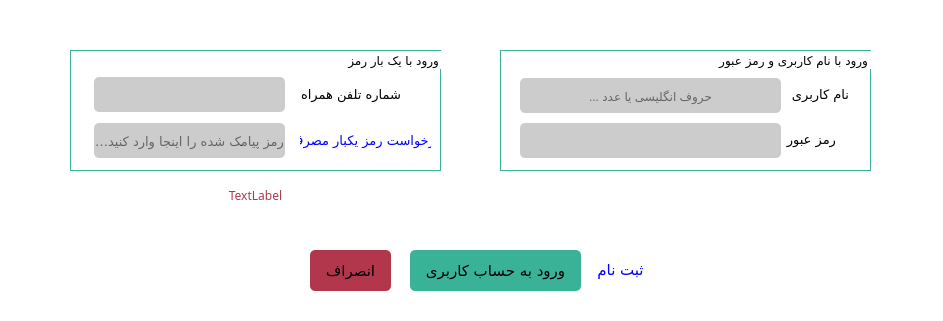
<?xml version="1.0" encoding="UTF-8"?>
<ui version="4.0">
 <class>login_form</class>
 <widget class="QDialog" name="login_form">
  <property name="windowModality">
   <enum>Qt::ApplicationModal</enum>
  </property>
  <property name="geometry">
   <rect>
    <x>0</x>
    <y>0</y>
    <width>943</width>
    <height>321</height>
   </rect>
  </property>
  <property name="minimumSize">
   <size>
    <width>943</width>
    <height>321</height>
   </size>
  </property>
  <property name="maximumSize">
   <size>
    <width>943</width>
    <height>321</height>
   </size>
  </property>
  <property name="windowTitle">
   <string>ورود به سیستم</string>
  </property>
  <property name="styleSheet">
   <string notr="true">background-color:white;
</string>
  </property>
  <property name="sizeGripEnabled">
   <bool>false</bool>
  </property>
  <property name="modal">
   <bool>true</bool>
  </property>
  <widget class="QPushButton" name="btn_enter_acnt">
   <property name="enabled">
    <bool>true</bool>
   </property>
   <property name="geometry">
    <rect>
     <x>410</x>
     <y>250</y>
     <width>171</width>
     <height>41</height>
    </rect>
   </property>
   <property name="font">
    <font>
     <family>IRANSans</family>
     <pointsize>11</pointsize>
     <kerning>false</kerning>
    </font>
   </property>
   <property name="cursor">
    <cursorShape>PointingHandCursor</cursorShape>
   </property>
   <property name="mouseTracking">
    <bool>true</bool>
   </property>
   <property name="focusPolicy">
    <enum>Qt::TabFocus</enum>
   </property>
   <property name="layoutDirection">
    <enum>Qt::RightToLeft</enum>
   </property>
   <property name="styleSheet">
    <string notr="true">border-radius: 5px;
background-color:rgb(58, 178, 151);</string>
   </property>
   <property name="text">
    <string>ورود به حساب کاربری</string>
   </property>
   <property name="flat">
    <bool>false</bool>
   </property>
  </widget>
  <widget class="QPushButton" name="btn_cancel_login">
   <property name="enabled">
    <bool>true</bool>
   </property>
   <property name="geometry">
    <rect>
     <x>310</x>
     <y>250</y>
     <width>81</width>
     <height>41</height>
    </rect>
   </property>
   <property name="font">
    <font>
     <family>IRANSans</family>
     <pointsize>11</pointsize>
     <kerning>false</kerning>
    </font>
   </property>
   <property name="cursor">
    <cursorShape>PointingHandCursor</cursorShape>
   </property>
   <property name="mouseTracking">
    <bool>true</bool>
   </property>
   <property name="focusPolicy">
    <enum>Qt::TabFocus</enum>
   </property>
   <property name="layoutDirection">
    <enum>Qt::RightToLeft</enum>
   </property>
   <property name="styleSheet">
    <string notr="true">border-radius: 5px;
background-color:rgb(178, 55, 77);</string>
   </property>
   <property name="text">
    <string>انصراف</string>
   </property>
   <property name="flat">
    <bool>false</bool>
   </property>
  </widget>
  <widget class="QPushButton" name="btn_sign_up">
   <property name="enabled">
    <bool>true</bool>
   </property>
   <property name="geometry">
    <rect>
     <x>585</x>
     <y>260</y>
     <width>71</width>
     <height>20</height>
    </rect>
   </property>
   <property name="font">
    <font>
     <family>B Yekan</family>
     <pointsize>11</pointsize>
     <kerning>false</kerning>
    </font>
   </property>
   <property name="cursor">
    <cursorShape>PointingHandCursor</cursorShape>
   </property>
   <property name="mouseTracking">
    <bool>true</bool>
   </property>
   <property name="focusPolicy">
    <enum>Qt::TabFocus</enum>
   </property>
   <property name="layoutDirection">
    <enum>Qt::RightToLeft</enum>
   </property>
   <property name="styleSheet">
    <string notr="true">border:0px;
color:blue;</string>
   </property>
   <property name="text">
    <string>ثبت نام</string>
   </property>
   <property name="flat">
    <bool>false</bool>
   </property>
  </widget>
  <widget class="QGroupBox" name="gbox_user_pass">
   <property name="geometry">
    <rect>
     <x>500</x>
     <y>50</y>
     <width>371</width>
     <height>121</height>
    </rect>
   </property>
   <property name="font">
    <font>
     <family>IRANSans</family>
     <pointsize>9</pointsize>
    </font>
   </property>
   <property name="styleSheet">
    <string notr="true">border: 1px solid rgb(58, 178, 151);</string>
   </property>
   <property name="title">
    <string>ورود با نام کاربری و رمز عبور </string>
   </property>
   <property name="alignment">
    <set>Qt::AlignRight|Qt::AlignTop|Qt::AlignTrailing</set>
   </property>
   <widget class="QLineEdit" name="lineEdit_password">
    <property name="geometry">
     <rect>
      <x>20</x>
      <y>73</y>
      <width>261</width>
      <height>35</height>
     </rect>
    </property>
    <property name="minimumSize">
     <size>
      <width>0</width>
      <height>35</height>
     </size>
    </property>
    <property name="styleSheet">
     <string notr="true">border:solid 5px;
background-color:rgb(204, 204, 204);
border-radius:5px;
font: 11pt &quot;B Homa&quot;;</string>
    </property>
    <property name="echoMode">
     <enum>QLineEdit::Password</enum>
    </property>
    <property name="alignment">
     <set>Qt::AlignCenter</set>
    </property>
   </widget>
   <widget class="QLineEdit" name="lineEdit_username">
    <property name="geometry">
     <rect>
      <x>20</x>
      <y>28</y>
      <width>261</width>
      <height>35</height>
     </rect>
    </property>
    <property name="minimumSize">
     <size>
      <width>0</width>
      <height>35</height>
     </size>
    </property>
    <property name="styleSheet">
     <string notr="true">border:solid 5px;
background-color:rgb(204, 204, 204);
border-radius:5px;
font: 10pt &quot;B Homa&quot;;</string>
    </property>
    <property name="alignment">
     <set>Qt::AlignCenter</set>
    </property>
    <property name="placeholderText">
     <string>حروف انگلیسی یا عدد ...</string>
    </property>
   </widget>
   <widget class="QLabel" name="label">
    <property name="geometry">
     <rect>
      <x>288</x>
      <y>34</y>
      <width>61</width>
      <height>21</height>
     </rect>
    </property>
    <property name="font">
     <font>
      <family>IRANSans</family>
      <pointsize>10</pointsize>
      <weight>50</weight>
      <italic>false</italic>
      <bold>false</bold>
     </font>
    </property>
    <property name="styleSheet">
     <string notr="true">font: 10pt &quot;IRANSans&quot;;
border: 0px;</string>
    </property>
    <property name="frameShape">
     <enum>QFrame::NoFrame</enum>
    </property>
    <property name="lineWidth">
     <number>0</number>
    </property>
    <property name="text">
     <string>نام کاربری :</string>
    </property>
   </widget>
   <widget class="QLabel" name="label_2">
    <property name="geometry">
     <rect>
      <x>285</x>
      <y>79</y>
      <width>51</width>
      <height>21</height>
     </rect>
    </property>
    <property name="font">
     <font>
      <family>IRANSans</family>
      <pointsize>10</pointsize>
      <weight>50</weight>
      <italic>false</italic>
      <bold>false</bold>
     </font>
    </property>
    <property name="styleSheet">
     <string notr="true">font: 10pt &quot;IRANSans&quot;;
border: 0px;</string>
    </property>
    <property name="text">
     <string>رمز عبور :</string>
    </property>
   </widget>
  </widget>
  <widget class="QGroupBox" name="groupBox_temp_password">
   <property name="geometry">
    <rect>
     <x>70</x>
     <y>50</y>
     <width>371</width>
     <height>121</height>
    </rect>
   </property>
   <property name="font">
    <font>
     <family>IRANSans</family>
     <pointsize>9</pointsize>
    </font>
   </property>
   <property name="styleSheet">
    <string notr="true">border: 1px solid rgb(58, 178, 151);</string>
   </property>
   <property name="title">
    <string>ورود با یک بار رمز </string>
   </property>
   <property name="alignment">
    <set>Qt::AlignRight|Qt::AlignTop|Qt::AlignTrailing</set>
   </property>
   <widget class="QLineEdit" name="lineEdit_mobile_number">
    <property name="geometry">
     <rect>
      <x>24</x>
      <y>27</y>
      <width>191</width>
      <height>35</height>
     </rect>
    </property>
    <property name="minimumSize">
     <size>
      <width>0</width>
      <height>35</height>
     </size>
    </property>
    <property name="font">
     <font>
      <family>B Homa</family>
      <pointsize>9</pointsize>
      <kerning>true</kerning>
     </font>
    </property>
    <property name="styleSheet">
     <string notr="true">border:solid 5px;
background-color:rgb(204, 204, 204);
border-radius:5px;
</string>
    </property>
    <property name="alignment">
     <set>Qt::AlignCenter</set>
    </property>
   </widget>
   <widget class="QLineEdit" name="lineEdit_temp_password">
    <property name="geometry">
     <rect>
      <x>24</x>
      <y>73</y>
      <width>191</width>
      <height>35</height>
     </rect>
    </property>
    <property name="minimumSize">
     <size>
      <width>0</width>
      <height>35</height>
     </size>
    </property>
    <property name="font">
     <font>
      <family>B Homa</family>
      <pointsize>10</pointsize>
      <weight>50</weight>
      <italic>false</italic>
      <bold>false</bold>
     </font>
    </property>
    <property name="styleSheet">
     <string notr="true">border:solid 5px;
background-color:rgb(204, 204, 204);
border-radius:5px;
font: 10pt &quot;B Homa&quot;;
</string>
    </property>
    <property name="alignment">
     <set>Qt::AlignCenter</set>
    </property>
    <property name="placeholderText">
     <string>رمز پیامک شده را اینجا وارد کنید ...</string>
    </property>
   </widget>
   <widget class="QPushButton" name="btn_request_temp_pass">
    <property name="enabled">
     <bool>true</bool>
    </property>
    <property name="geometry">
     <rect>
      <x>230</x>
      <y>80</y>
      <width>131</width>
      <height>20</height>
     </rect>
    </property>
    <property name="font">
     <font>
      <family>B Yekan</family>
      <pointsize>10</pointsize>
      <kerning>false</kerning>
     </font>
    </property>
    <property name="cursor">
     <cursorShape>PointingHandCursor</cursorShape>
    </property>
    <property name="mouseTracking">
     <bool>true</bool>
    </property>
    <property name="focusPolicy">
     <enum>Qt::TabFocus</enum>
    </property>
    <property name="layoutDirection">
     <enum>Qt::RightToLeft</enum>
    </property>
    <property name="styleSheet">
     <string notr="true">border:0px;
color:blue;</string>
    </property>
    <property name="text">
     <string>درخواست رمز یکبار مصرف</string>
    </property>
    <property name="flat">
     <bool>false</bool>
    </property>
   </widget>
   <widget class="QLabel" name="label_5">
    <property name="geometry">
     <rect>
      <x>230</x>
      <y>34</y>
      <width>101</width>
      <height>21</height>
     </rect>
    </property>
    <property name="font">
     <font>
      <family>IRANSans</family>
      <pointsize>10</pointsize>
      <weight>50</weight>
      <italic>false</italic>
      <bold>false</bold>
     </font>
    </property>
    <property name="styleSheet">
     <string notr="true">font: 10pt &quot;IRANSans&quot;;
border: 0px;</string>
    </property>
    <property name="frameShape">
     <enum>QFrame::NoFrame</enum>
    </property>
    <property name="lineWidth">
     <number>0</number>
    </property>
    <property name="text">
     <string>شماره تلفن همراه :</string>
    </property>
   </widget>
  </widget>
  <widget class="QLabel" name="label_msg_temp_pass">
   <property name="geometry">
    <rect>
     <x>70</x>
     <y>180</y>
     <width>371</width>
     <height>31</height>
    </rect>
   </property>
   <property name="font">
    <font>
     <family>B Homa</family>
     <pointsize>9</pointsize>
    </font>
   </property>
   <property name="styleSheet">
    <string notr="true">font-family:B Homa;
color:rgb(178, 55, 77)</string>
   </property>
   <property name="text">
    <string>TextLabel</string>
   </property>
   <property name="alignment">
    <set>Qt::AlignCenter</set>
   </property>
  </widget>
 </widget>
 <tabstops>
  <tabstop>lineEdit_username</tabstop>
  <tabstop>lineEdit_password</tabstop>
  <tabstop>btn_enter_acnt</tabstop>
  <tabstop>lineEdit_mobile_number</tabstop>
  <tabstop>btn_request_temp_pass</tabstop>
  <tabstop>lineEdit_temp_password</tabstop>
  <tabstop>btn_sign_up</tabstop>
  <tabstop>btn_cancel_login</tabstop>
 </tabstops>
 <resources/>
 <connections/>
</ui>
